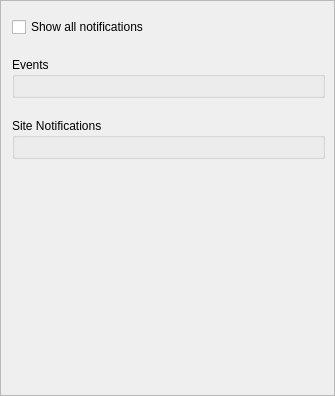
<?xml version="1.0" encoding="UTF-8"?>
<ui version="4.0">
 <class>PopupSettingsWidget</class>
 <widget class="QWidget" name="PopupSettingsWidget">
  <property name="geometry">
   <rect>
    <x>0</x>
    <y>0</y>
    <width>335</width>
    <height>396</height>
   </rect>
  </property>
  <layout class="QVBoxLayout" name="verticalLayout">
   <property name="spacing">
    <number>1</number>
   </property>
   <property name="leftMargin">
    <number>0</number>
   </property>
   <property name="topMargin">
    <number>0</number>
   </property>
   <property name="rightMargin">
    <number>0</number>
   </property>
   <property name="bottomMargin">
    <number>0</number>
   </property>
   <item>
    <widget class="QScrollArea" name="scrollArea">
     <property name="horizontalScrollBarPolicy">
      <enum>Qt::ScrollBarPolicy::ScrollBarAlwaysOff</enum>
     </property>
     <property name="widgetResizable">
      <bool>true</bool>
     </property>
     <property name="alignment">
      <set>Qt::AlignmentFlag::AlignLeading|Qt::AlignmentFlag::AlignLeft|Qt::AlignmentFlag::AlignTop</set>
     </property>
     <widget class="QWidget" name="scrollAreaWidgetContents">
      <property name="geometry">
       <rect>
        <x>0</x>
        <y>0</y>
        <width>333</width>
        <height>151</height>
       </rect>
      </property>
      <property name="sizePolicy">
       <sizepolicy hsizetype="Preferred" vsizetype="Maximum">
        <horstretch>0</horstretch>
        <verstretch>0</verstretch>
       </sizepolicy>
      </property>
      <layout class="QVBoxLayout" name="verticalLayout_2">
       <property name="spacing">
        <number>20</number>
       </property>
       <property name="leftMargin">
        <number>11</number>
       </property>
       <property name="topMargin">
        <number>16</number>
       </property>
       <property name="bottomMargin">
        <number>16</number>
       </property>
       <item>
        <widget class="QCheckBox" name="showAllCheckBox">
         <property name="text">
          <string>Show all notifications</string>
         </property>
        </widget>
       </item>
       <item>
        <widget class="QGroupBox" name="businessEventsGroupBox">
         <property name="title">
          <string>Events</string>
         </property>
         <property name="flat">
          <bool>true</bool>
         </property>
         <layout class="QVBoxLayout" name="businessEventsLayout"/>
        </widget>
       </item>
       <item>
        <widget class="QGroupBox" name="systemHealthGroupBox">
         <property name="title">
          <string>Site Notifications</string>
         </property>
         <property name="flat">
          <bool>true</bool>
         </property>
         <layout class="QVBoxLayout" name="systemHealthLayout"/>
        </widget>
       </item>
      </layout>
     </widget>
    </widget>
   </item>
  </layout>
 </widget>
 <resources/>
 <connections/>
</ui>
